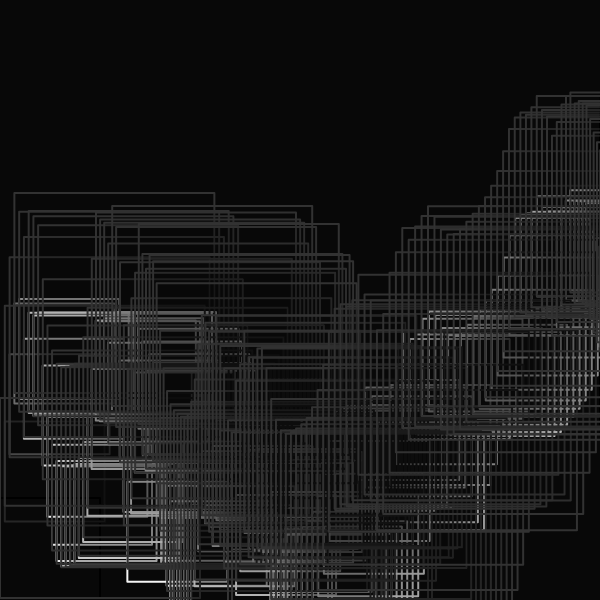
Frame 1 (no input)
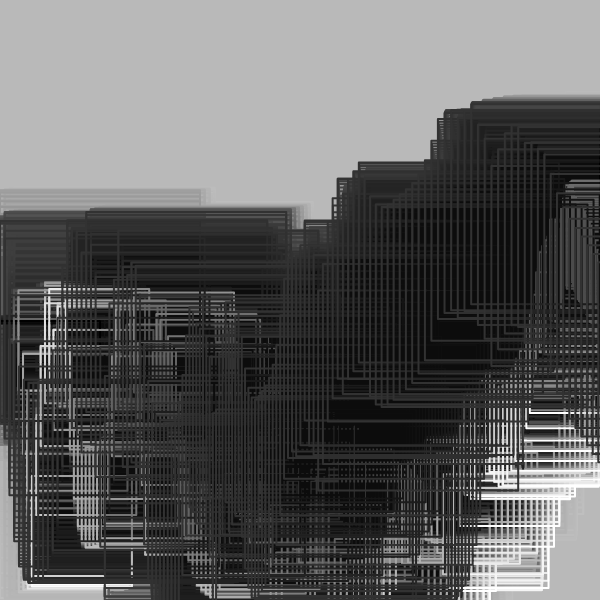
Frame 60 (no input)
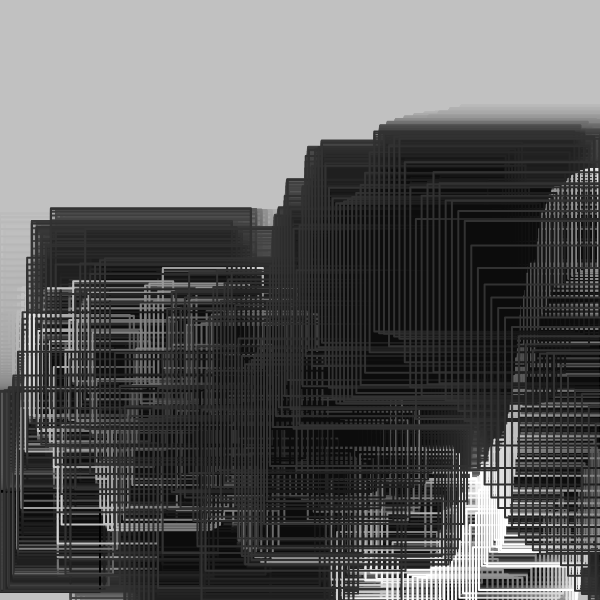
Frame 120 (the mouse pressed at the canvas centre since frame 60)

The p5.js sketch that drew these frames (run headless with seeded random() and noise() and a simulated clock; from frame 60 on, the mouse is pressed at the canvas centre):

// p5.js sketch
// ── sketch.js
/*
ref.
A trick to get looping curves with lerp and delay
https://necessarydisorder.wordpress.com/2018/03/31/a-trick-to-get-looping-curves-with-lerp-and-delay/
*/


const CYCLE = 480;
const VERT_NUM = 3000;
let DELAY_FACTOR = 1.3;


function setup() {

    const s = min(windowWidth , windowHeight);
  createCanvas(s,s); 
  w = 600;
  var canvas;
    if(windowWidth>=600 && windowHeight >=600){
      canvas = createCanvas(600, 600);
    }
    else{
      canvas = createCanvas(windowWidth, windowHeight - 100);
    }

  var x = (windowWidth - width) / 2;
  var y = (windowHeight - height) / 2;

  canvas.position(x, y);
  background(0);
  noStroke();



}

function x1(t){
  return  (cos(TAU * t) - 1) * height * 0.0;
}
function y1(t){
  return 0.5 * width + width * (noise(sin(TAU * t) * 2) - 0.5);
}
 
function x2(t){
  return (cos(TAU * t) + 1) * width * 0.1 + width;
}
function y2(t){
  return 0.5 * width - 0.4 * width * cos(TAU * t);
  
}
 

function draw(){
  
  const frameRatio = frameCount % CYCLE / CYCLE;
  
  const w = 50;
  strokeJoin(ROUND);
  noFill();
  background(200, 10);


  strokeWeight(2);
  fill(0, 10)

  for(let i=0;i< VERT_NUM; i+=20){
    stroke(i*2);

    const vertRatio = (i / VERT_NUM) % 1;
    let x = lerp(x1(frameRatio - DELAY_FACTOR * vertRatio*10), x2(frameRatio - DELAY_FACTOR * (20 - vertRatio)), vertRatio);
    let y = lerp(y1(frameRatio - DELAY_FACTOR * vertRatio * 2), y2(frameRatio - DELAY_FACTOR * ( vertRatio)), vertRatio);
    rect(x, y + 100, 100, 100);

  }


  for(let i=0;i< VERT_NUM; i+=20){
    stroke(50);

    const vertRatio = (i / VERT_NUM) % 1;
    let x = lerp(x1(frameRatio - DELAY_FACTOR * vertRatio), x2(frameRatio - DELAY_FACTOR * (vertRatio)), vertRatio);
    let y = lerp(y1(frameRatio - DELAY_FACTOR * vertRatio*-2), y2(frameRatio - DELAY_FACTOR * (500 - vertRatio)), vertRatio);
    rect(x, y, 200, 200);

  }
}


function createCols(_url) {
  let slash_index = _url.lastIndexOf('/');
  let pallate_str = _url.slice(slash_index + 1);
  let arr = pallate_str.split('-');
  for (let i = 0; i < arr.length; i++) {
    arr[i] = '#' + arr[i];
  }
  return arr;
}
